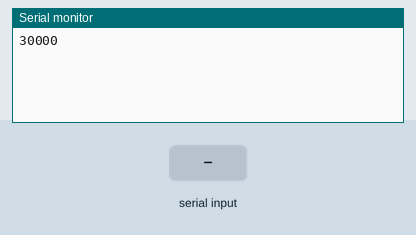
Simulated run of this sketch. Board: Arduino Uno, built with avr-gcc and run on an emulated ATmega328P. Shown: the last lines printed to the serial monitor. The inputs (shaded band) are chosen by the test bench.

Above: at 1.2 s.
1.3 s: "90,45\n" received over Serial
At 1.7 s:
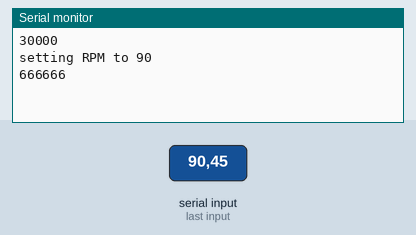
2.8 s: "0\n" received over Serial
At 3.1 s:
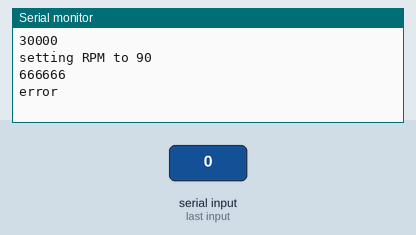

The sketch:

test_4.ino
```cpp
#include "TimerOne.h"

int defaultRPM = 2000;

void setupTimer(unsigned long timeInUs)
{
  Timer1.initialize(timeInUs);       // Initialize timer1, and set a timeInUs micro second period.
  Timer1.attachInterrupt(timerISR);  // Attaches timerISR() as a timer overflow interrupt.
}

void setRPM(int RPM)
{
  unsigned long timeInUs = 60000000 / RPM;
  setupTimer(timeInUs);
  Serial.println(timeInUs);
}

void timerISR()
{
  sei();
  digitalWrite(3, HIGH);
  delay(1); // Stay high for 1 ms.
  digitalWrite(3, LOW);
}

void setup()
{
  pinMode(3, OUTPUT);
  Serial.begin(9600);
  setRPM(defaultRPM);
}

void loop()
{
  // Read a new RPM value.
  String line = Serial.readStringUntil('\n');
  int RPM = line.toInt();

  if (line != "") {
   if (RPM == 0) {
    Serial.println("error");
   } else {
    Serial.print("setting RPM to ");
    Serial.println(RPM);

    // Set timer to generate pulses corresponding to the given RPM.
    setRPM(RPM);
   }
  }
}
```

Measured:
- after the input at 1.3 s, the serial monitor: prints a new line at once (image 1)
- after the input at 2.8 s, the serial monitor: prints a new line at once (image 2)
